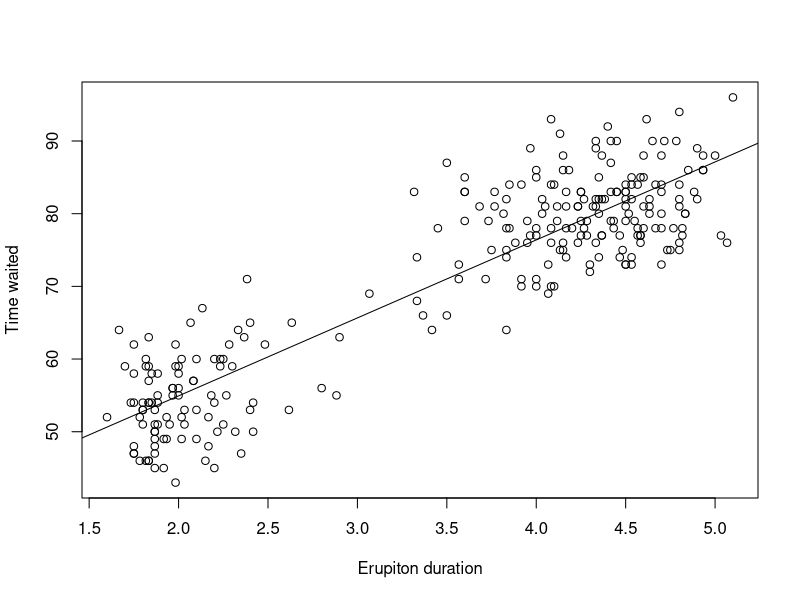

Recreate this plot in R.
duration = faithful$eruptions
waiting = faithful$waiting
head(cbind(duration, waiting))

plot(duration, waiting,  xlab="Erupiton duration",  ylab="Time waited")

abline(lm(waiting ~ duration)) 